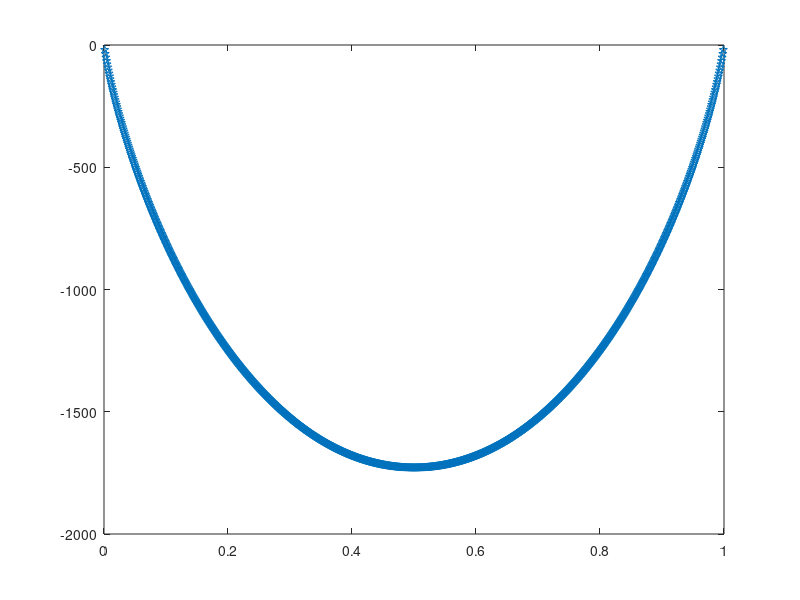

Here is the MATLAB script that generated this plot:
%
% Copyright (c) 2018, Vishal_S
% All rights reserved. Please read the "license.txt" for license terms.
%
% Project Title: Phase field modelling
% 
% Developer: Vishal S
% 
% Contact Info: vishalsubbu97@gmail.com
%
temp = 300;
R = 8.314; 
x = 0.001:0.001:0.999;
Gibbs = 0:0.01:1;
Gibbs = R*temp*(x.*log(x) + (1-x).*log(1-x));
plot (x,Gibbs,'p');
